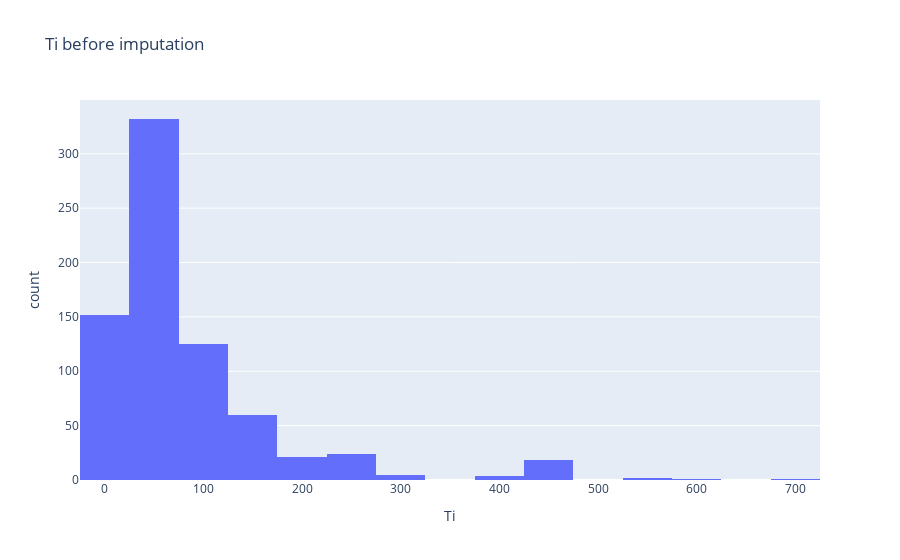
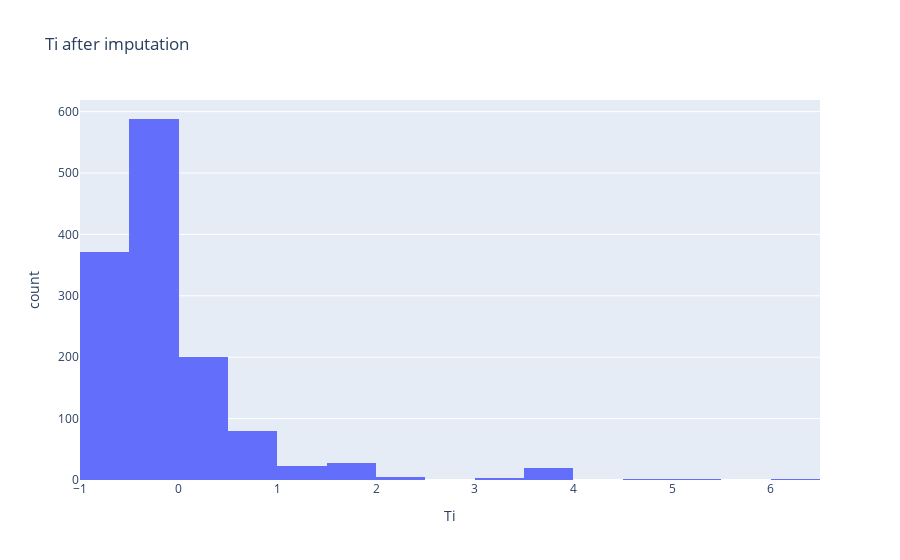

Write notebook code for charts like these, in order.
### Code cell
#uts before imputation :
from sklearn.impute import KNNImputer
from sklearn.pipeline import Pipeline
from sklearn.preprocessing import StandardScaler

print("Nombre total de valeurs manquantes avant traitement :", df_train.isna().sum().sum())

px.histogram(df_train, x="Ti", nbins=30, title="Ti before imputation").show()

# Colonnes à exclure du traitement
excluded_cols = ["Charpy_toughness", "Elongation", "UTS"]

# Séparation des colonnes numériques et catégorielles
num_cols = df_train.select_dtypes(include=[np.number]).columns
cat_cols = df_train.select_dtypes(exclude=[np.number]).columns

# Colonnes numériques sur lesquelles appliquer le KNNImputer
num_cols_to_impute = [col for col in num_cols if col not in excluded_cols]

# Création du pipeline
pipeline = Pipeline([
    ('scaler', StandardScaler()),
    ('imputer', KNNImputer(n_neighbors=5))
])

# Application du pipeline uniquement sur les colonnes sélectionnées
df_train[num_cols_to_impute] = pipeline.fit_transform(df_train[num_cols_to_impute])

# Remplissage des valeurs manquantes pour les variables catégorielles
for col in cat_cols:
    df_train[col] = df_train[col].fillna(df_train[col].mode()[0])

print(cat_cols)
print(df_train.info())
# Vérification finale du nombre de valeurs manquantes restantes
print("Nombre total de valeurs manquantes après traitement :", df_train.isna().sum().sum())
px.histogram(df_train, x="Ti", nbins=30, title="Ti after imputation").show()

### Figure 1 — Plotly figure (JSON) as saved in the notebook; plotly's stock layout.template omitted (floating-point values rounded to 4 significant figures; data arrays with more than 128 entries replaced by an {"elided": "..."} marker saying what was removed)
{"data": [{"bingroup": "x", "hovertemplate": "Ti=%{x}<br>count=%{y}<extra></extra>", "legendgroup": "", "marker": {"color": "#636efa", "pattern": {"shape": ""}}, "name": "", "nbinsx": 30, "orientation": "v", "showlegend": false, "type": "histogram", "x": {"elided": "1322 float values"}, "xaxis": "x", "yaxis": "y"}], "layout": {"barmode": "relative", "legend": {"tracegroupgap": 0}, "title": {"text": "Ti before imputation"}, "xaxis": {"anchor": "y", "domain": [0, 1], "title": {"text": "Ti"}}, "yaxis": {"anchor": "x", "domain": [0, 1], "title": {"text": "count"}}}}

### Figure 2 — Plotly figure (JSON) as saved in the notebook; plotly's stock layout.template omitted (floating-point values rounded to 4 significant figures; data arrays with more than 128 entries replaced by an {"elided": "..."} marker saying what was removed)
{"data": [{"bingroup": "x", "hovertemplate": "Ti=%{x}<br>count=%{y}<extra></extra>", "legendgroup": "", "marker": {"color": "#636efa", "pattern": {"shape": ""}}, "name": "", "nbinsx": 30, "orientation": "v", "showlegend": false, "type": "histogram", "x": {"elided": "1322 float values"}, "xaxis": "x", "yaxis": "y"}], "layout": {"barmode": "relative", "legend": {"tracegroupgap": 0}, "title": {"text": "Ti after imputation"}, "xaxis": {"anchor": "y", "domain": [0, 1], "title": {"text": "Ti"}}, "yaxis": {"anchor": "x", "domain": [0, 1], "title": {"text": "count"}}}}
